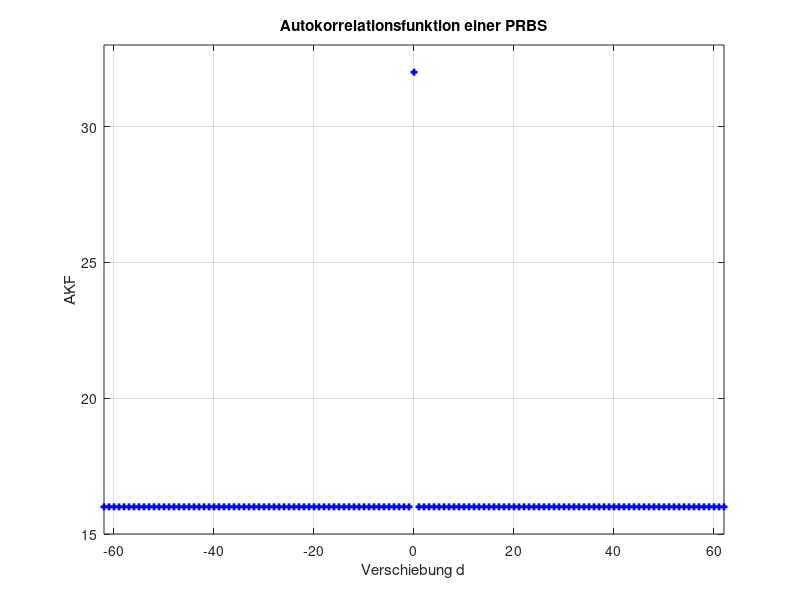

Here is the MATLAB script that generated this plot:
function sdr_prbs_beispiel
% Beispiel zur Erzeugung von Pseudo-Zufallsfolgen (PRBS)
%
%------------------------------------------------
% (c) Eberhard Gamm (www.ibega.de),
%     LIKE (www.like.e-technik.uni-erlangen.de),
%     2013
%------------------------------------------------

close all;

% Polynom x^6 + x^5 + 1 ohne konstanten Term
p = [ 1 1 0 0 0 0 ];
m = length(p);
M = 2^m - 1;

% Vektor fuer eine Periode anlegen
b_r_period = zeros(1,M);

% Register initialisieren
reg = ones(1,m);

% Periode berechnen
for i = 1 : M
    b_r_period(i) = reg(end);
    reg = mod( [ 0 reg(1:end-1) ] + reg(end) * p, 2 );
end

% Autokorrelation berechnen
d = -M+1 : M-1;
r = zeros( 1, 2 * M - 1 );
for i = 1 : 2 * M - 1
    r(i) = sum( b_r_period .* circshift( b_r_period, [ 0 d(i) ] ) );
end

figure(1);
plot(d,r,'bs','Linewidth',3,'Markersize',2);
grid;
axis([ min(d) max(d) 2^(m-2)-1 2^(m-1)+1 ]);
xlabel('Verschiebung d');
ylabel('AKF');
title('Autokorrelationsfunktion einer PRBS');
